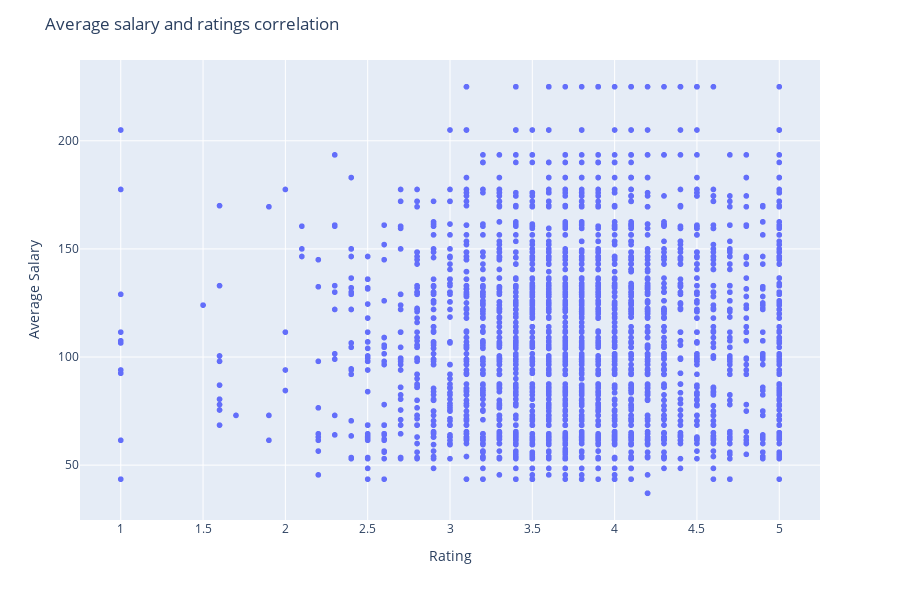

Here is the notebook cell this chart was saved with:
### Code cell
fig = px.scatter(dataset, x=dataset['Rating'], y= dataset['Average Salary'])
fig.update_layout(width=900, height=600, title = 'Average salary and ratings correlation')
fig.show()

### Figure 1 — Plotly figure (JSON) as saved in the notebook; plotly's stock layout.template omitted (floating-point values rounded to 4 significant figures; data arrays with more than 128 entries replaced by an {"elided": "..."} marker saying what was removed)
{"data": [{"hovertemplate": "Rating=%{x}<br>Average Salary=%{y}<extra></extra>", "legendgroup": "", "marker": {"color": "#636efa", "symbol": "circle"}, "mode": "markers", "name": "", "showlegend": false, "type": "scattergl", "x": {"elided": "3909 float values"}, "xaxis": "x", "y": {"elided": "3909 float values"}, "yaxis": "y"}], "layout": {"height": 600, "legend": {"tracegroupgap": 0}, "margin": {"t": 60}, "title": {"text": "Average salary and ratings correlation"}, "width": 900, "xaxis": {"anchor": "y", "domain": [0, 1], "title": {"text": "Rating"}}, "yaxis": {"anchor": "x", "domain": [0, 1], "title": {"text": "Average Salary"}}}}
